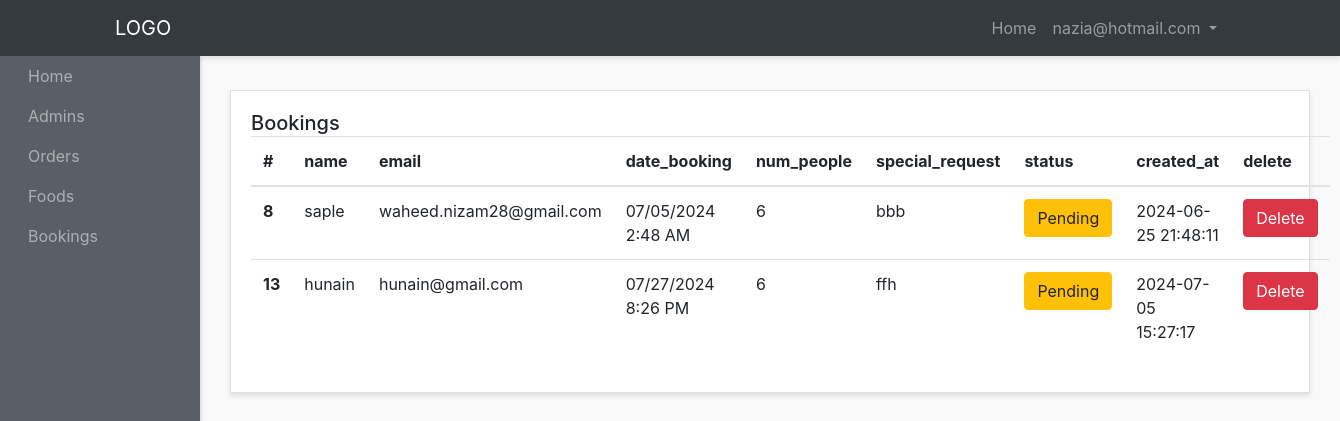
Screenshot of /admin-panel/bookings-admins/show-bookings.php (signed in) with the database file from the repository.
### tables this page shows
CREATE TABLE `bookings` (
  `id` int(11) NOT NULL,
  `name` varchar(200) NOT NULL,
  `email` varchar(200) NOT NULL,
  `date_time` varchar(200) NOT NULL,
  `num_people` int(50) NOT NULL,
  `sp_request` varchar(200) NOT NULL,
  `status` varchar(50) NOT NULL,
  `user_id` int(200) NOT NULL,
  `created_at` timestamp NOT NULL DEFAULT current_timestamp()
);

### libs/App.php (called while the page is built, shortened)
<?php
    class App{
        public $host = HOST;
        public $dbname = DBNAME;
        public $user = USER;
        public $password = PASS;
        public $link;
        public function connect(){
            $this->link = new PDO("mysql:host=".$this->host.";dbname=".$this->dbname."", $this->user , $this->password);
         }
        public function selectAll($querrry){
            $rows = $this->link->query($querrry);
            $rows->execute();
            $allRows = $rows->fetchAll(PDO::FETCH_OBJ);
            if($allRows){
                return $allRows;
            }
            else{
                return false;
                echo "kuch nahi hai";
            }
        }
    }
?>

### admin-panel/bookings-admins/show-bookings.php (the view, shortened to what this page needs)
<?php require "../../libs/App.php"; ?>
<?php require "../layout/header.php"; ?>
<?php
$querryb = "SELECT * FROM bookings";
$obj = new App;
$obj->validatingSessionAdminInside();
$bookings = $obj->selectAll($querryb);
?>
    <div class="container-fluid">
          <div class="row">
        <div class="col">
          <div class="card">
            <div class="card-body">
              <h5 class="card-title mb-4 d-inline">Bookings</h5>
              <table class="table">
                <thead>
                  <tr>
                    <th scope="col">#</th>
                    <th scope="col">name</th>
                    <th scope="col">email</th>
                    <th scope="col">date_booking</th>
                    <th scope="col">num_people</th>
                    <th scope="col">special_request</th>
                    <th scope="col">status</th>
                    <th scope="col">created_at</th>
                    <th scope="col">delete</th>
                  </tr>
                </thead>
                <tbody>
                <?php if($bookings == true) : ?>
                  <?php foreach ($bookings as $booking): ?>
                  <tr>
                    <th scope="row"><?php echo $booking->id; ?></th>
                    <td><?php echo $booking->name; ?></td>
                    <td><?php echo $booking->email; ?></td>
                    <td><?php echo $booking->date_time; ?></td>
                    <td><?php echo $booking->num_people; ?></td>
                    <td><?php echo $booking->sp_request; ?></td>
                    <?php if($booking->status == "Pending"): ?>
                    <td><a href="<?php echo ADMINURL ; ?>/bookings-admins/booking-status.php?id=<?php echo $booking->id; ?>" class="btn btn-warning  text-center "><?php echo $booking->status; ?></a></td>
                  <?php else: ?>
                    <td><a href="<?php echo ADMINURL ; ?>/bookings-admins/booking-status.php?id=<?php echo $booking->id; ?>" class="btn btn-success  text-center "><?php echo $booking->status; ?></a></td>
                    <?php endif ;?>
                    <td><?php echo $booking->created_at; ?></td>
                     <td><a href="<?php echo ADMINURL ; ?>/delete-bookings.php?id=<?php echo $booking->id; ?>" class="btn btn-danger  text-center ">Delete</a></td>
                  </tr>
                  <?php endforeach; ?>
                </tbody>
                <?php else: ?>
                <h2 style="color:red">NO BOOKINGS YET </h2>
              <?php endif; ?>
              </table>
            </div>
          </div>
        </div>
<?php require "../layout/footer.php"; ?>

### admin-panel/styles/style.css (style rules this page uses)
body { background:#f9f9f9; }
.card { margin-bottom: 15px; border-radius:0; box-shadow: 0 3px 5px rgba(0,0,0,.1); }

### rows the page displays
bookings: id "8", name "saple", email "waheed.nizam28@gmail.com", date_time "07/05/2024 2:48 AM", num_people "6", sp_request "bbb", status "Pending", created_at "2024-06-25 21:48:11"
bookings: id "13", name "hunain", email "hunain@gmail.com", date_time "07/27/2024 8:26 PM", num_people "6", sp_request "ffh", status "Pending", created_at "2024-07-05 15:27:17"

### other values shown
$_SESSION['email'] "nazia@hotmail.com"
